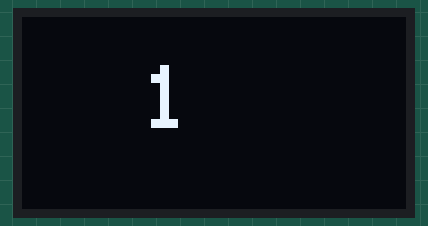
Recording of a sketch running on a simulated Arduino Uno, built with avr-gcc and run on an emulated ATmega328P. On the bench: 128×64 one-colour display.

Above: at 2.1 s.
At 4.1 s:
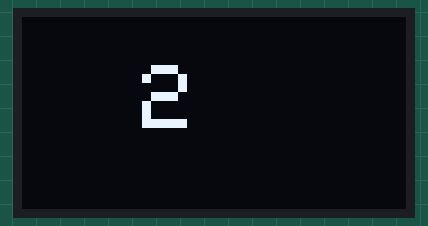
At 6.2 s:
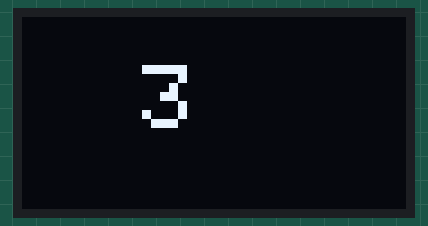
At 10.2 s:
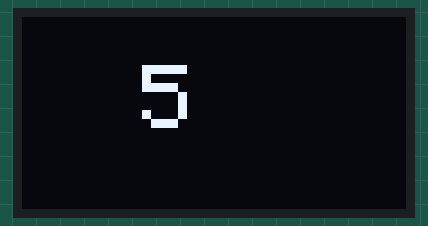
At 14.3 s:
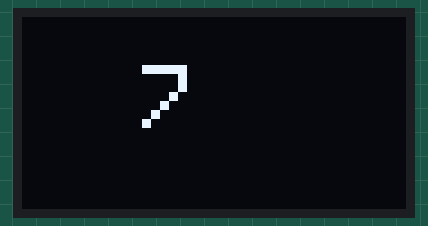
At 20.3 s:
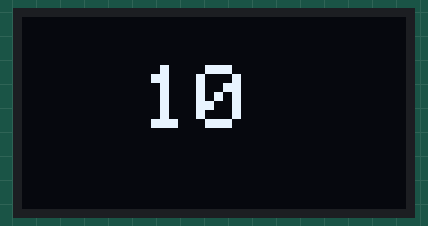

Measured:
- what the display in image 0 shows lasts 2.0 s, from 2.1 s to 4.1 s

The sketch:

Small_OLED_Connection_ESP8266.ino
```cpp
/*********
  Credits --> Rui Santos
  His complete project details at https://randomnerdtutorials.com
*********/

#include <Wire.h>
#include <Adafruit_GFX.h>
#include <Adafruit_SSD1306.h>

#define SCREEN_WIDTH 128 // OLED display width, in pixels
#define SCREEN_HEIGHT 64 // OLED display height, in pixels

// Declaration for an SSD1306 display connected to I2C (SDA, SCL pins)
Adafruit_SSD1306 display(SCREEN_WIDTH, SCREEN_HEIGHT, &Wire, -1);

void setup() {
  Serial.begin(116200);

  if(!display.begin(SSD1306_SWITCHCAPVCC, 0x3C)) { // Address 0x3D for 128x64
    Serial.println(F("SSD1306 allocation failed"));
    for(;;);
  }
  delay(2000);
  display.clearDisplay();
  display.setTextSize(3);
  display.setTextColor(WHITE);
  display.setCursor(40, 16);
  // Display static text
  display.println("1");
  display.display();

  delay(2000);
  display.clearDisplay();
  display.setTextSize(3);
  display.setTextColor(WHITE);
  display.setCursor(40, 16);
  // Display static text
  display.println("2");
  display.display();

  delay(2000);
  display.clearDisplay();
  display.setTextSize(3);
  display.setTextColor(WHITE);
  display.setCursor(40, 16);
  // Display static text
  display.println("3");
  display.display();

  delay(2000);
  display.clearDisplay();
  display.setTextSize(3);
  display.setTextColor(WHITE);
  display.setCursor(40, 16);
  // Display static text
  display.println("4");
  display.display();

  delay(2000);
  display.clearDisplay();
  display.setTextSize(3);
  display.setTextColor(WHITE);
  display.setCursor(40, 16);
  // Display static text
  display.println("5");
  display.display();

  delay(2000);
  display.clearDisplay();
  display.setTextSize(3);
  display.setTextColor(WHITE);
  display.setCursor(40, 16);
  // Display static text
  display.println("6");
  display.display();

  delay(2000);
  display.clearDisplay();
  display.setTextSize(3);
  display.setTextColor(WHITE);
  display.setCursor(40, 16);
  // Display static text
  display.println("7");
  display.display();

  delay(2000);
  display.clearDisplay();
  display.setTextSize(3);
  display.setTextColor(WHITE);
  display.setCursor(40, 16);
  // Display static text
  display.println("8");
  display.display();

  delay(2000);
  display.clearDisplay();
  display.setTextSize(3);
  display.setTextColor(WHITE);
  display.setCursor(40, 16);
  // Display static text
  display.println("9");
  display.display();

  delay(2000);
  display.clearDisplay();
  display.setTextSize(3);
  display.setTextColor(WHITE);
  display.setCursor(40, 16);
  // Display static text
  display.println("10");
  display.display();
}

void loop() {

}
```
